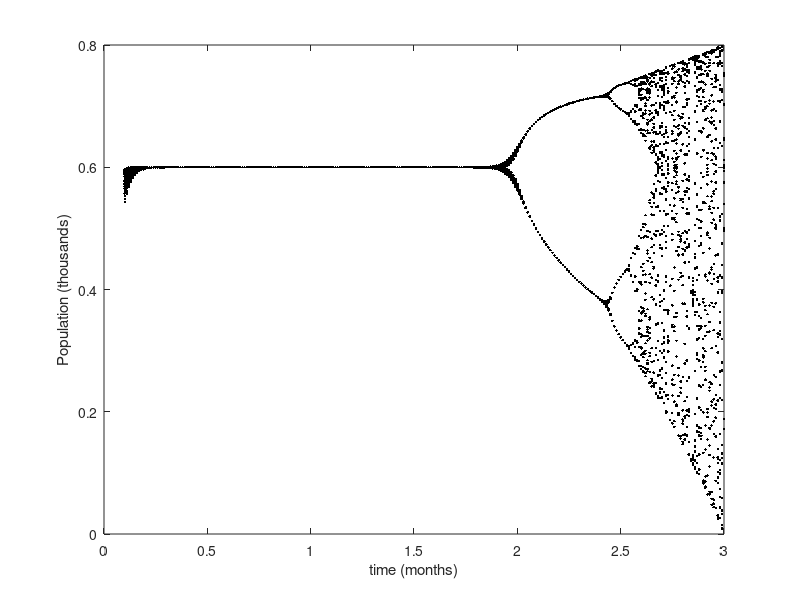

Here is the MATLAB script that generated this plot:
% define constants for use in the rabbit population growth equation
r = 2.35;         % the growth rate
K = 0.6;         % the carrying capacity
starting_pop = 0.2;      % the starting population for the rabbits

n_mid = 30;
n_max = n_mid * 2;
n_range = n_max-n_mid:n_max

figure(1);

for r = 0.1:0.01:3.0

    x = zeros(1, n_max);
    x(1) = starting_pop;

    for t = 1:n_max
        x(t + 1) = x(t) + r * (1 - x(t) / K) * x(t);
    end

    plot(zeros(1, length(n_range)) + r, x(n_range), '.k')
    %plot(x(n_range), '.k')
    %plot(x, '-ok')
    hold on

end

hold off

ylabel('Population (thousands)')
xlabel('time (months)')
pause()
display(x)
